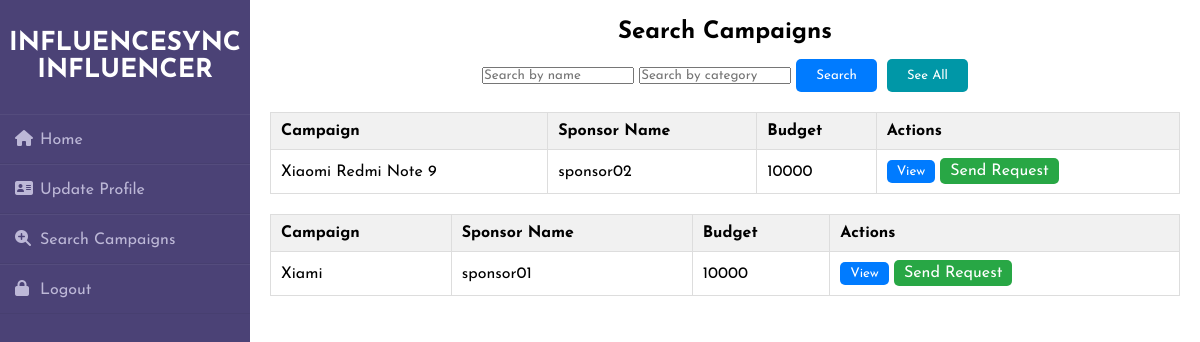
Page /search_campaign_all on the committed database.
### app.py (models this page shows, shortened)
class Campaign(db.Model):
    campain_id = db.Column(db.Integer, primary_key=True)
    sponsor_id = db.Column(db.Integer, db.ForeignKey('users.user_id'),nullable=False)
    name = db.Column(db.String(50), nullable=False)
    budget = db.Column(db.Integer, nullable=False)
    sdate = db.Column(db.Date, nullable=False)
    edate = db.Column(db.Date, nullable=False)
    goal = db.Column(db.String(50), nullable=False)
    category = db.Column(db.String(50), nullable=False)
    bio = db.Column(db.String(500), nullable=False)

class Users(db.Model, UserMixin):
    user_id = db.Column(db.Integer, primary_key=True)
    username = db.Column(db.String(20), unique = True, nullable = False)
    password = db.Column(db.String(20), nullable = False)
    role = db.Column(db.String(20), nullable=False)
    status = db.Column(db.String(10), default='active', nullable=False)

### app.py (the view)
@app.route('/search_campaign_all')
def search_campaign_all():
    all_camp = Campaign.query.all()
    spon_camp = []
    for camp in all_camp:
        user = Users.query.filter_by(user_id = camp.sponsor_id).first()
        spon_camp.append((camp, user))
    return render_template('searchcampaign.html', all_camps = spon_camp, msg='all')

### templates/searchcampaign.html (shortened to what this page needs)
<!DOCTYPE html>
<html lang="en">
<head>
    <link rel="stylesheet" href="/static/searchinflu.css">
</head>
<body>
<div class="wrapper">
    <div class="sidebar">
        <h1>InfluenceSync
            Influencer</h1>
        <ul>
            <li><a href="/influencer_dashboard"><i class="fas fa-home"></i>Home</a></li>
            <li><a href="{{url_for('update_profile')}}"><i class="fas fa-address-card"></i>Update Profile</a></li>
            <li><a href="/search_campaign"><i class="fas fa-search-plus"></i>Search Campaigns</a></li>
            <li><a href="/logout"><i class="fas fa-lock"></i>Logout</a></li>
        </ul>
    </div>
    <div class="main-content">
            <section class="search-campaigns">
                <h2>Search Campaigns</h2>
                <div class="search-bar">
                    <form action="/search_campaign" method="post">
                        <input type="search" name="name" placeholder="Search by name">
                        <input type="search" name="category" placeholder="Search by category">
                        <button type="submit" class="search-button">Search</button>
                    </form>
                    <a href="/search_campaign_all" class="see-all-button">See All</a>
                </div>
                {% if msg=='all' %}
                {% if all_camps!=[] %}
                {% for camp,user in all_camps %}
                <table>
                    <thead>
                        <tr>
                            <th>Campaign</th>
                            <th>Sponsor Name</th>
                            <th>Budget</th>
                            <th>Actions</th>
                        </tr>
                    </thead>
                    <tbody>
                        <tr>
                            <td>{{camp.name}}</td>
                            <td>{{user.username}}</td>
                            <td>{{camp.budget}}</td>
                            <td>
                                <button class="view-button">View</button>
                                    <a href="{{url_for('send_request',camp_id=camp.campain_id,spon_id=user.user_id)}}" class="send-request-button">Send Request</a>
                            </td>
                        </tr>
                    </tbody>
                </table>
                {% endfor %}
                {% else %}
                <h4>No Result Found</h4>
                {% endif %}
                {% endif %}
            </section>
    </div>
</div>
</body>
</html>

### static/searchinflu.css (style rules this page uses)
* { margin: 0; padding: 0; box-sizing: border-box; list-style: none; text-decoration: none; font-family: 'Josefin Sans', sans-serif; }
body { background-color: #ffffff; }
.wrapper { display: flex; position: relative; }
.wrapper .sidebar { width: 250px; height: 100%; background: #4b4276; padding: 30px 0px; position: fixed; }
.wrapper .sidebar h1 { color: #fff; text-transform: uppercase; text-align: center; margin-bottom: 30px; font-size: 26px; }
.wrapper .sidebar ul li { padding: 15px; border-bottom: 1px solid #bdb8d7; border-bottom: 1px solid rgba(0,0,0,0.05); border-top: 1px solid rgba(255,255,255,0.05); }
.wrapper .sidebar ul li a { color: #bdb8d7; display: block; }
.wrapper .sidebar ul li a .fas { width: 25px; }
.main-content { margin-left: 250px; padding: 20px; width: 1000px; }
.search-campaigns h2 { text-align: center; margin-bottom: 15px; }
.search-bar { display: flex; justify-content: center; margin-bottom: 20px; }
.search-bar button { padding: 10px 20px; border: none; border-radius: 5px; cursor: pointer; }
.search-button { background-color: #007bff; color: white; margin-right: 10px; }
.see-all-button { background-color: #0097a7; border: none; color: white; padding: 10px 20px; text-align: center; text-decoration: none; display: inline-block; font-size: 13px; border-radius: 5px; cursor: pointer; transition: background-color 0.3s ease; }
table { width: 100%; border-collapse: collapse; margin-top: 20px; }
table th, table td { padding: 10px; text-align: left; border: 1px solid #ddd; }
table th { background-color: #f1f1f1; }
.view-button { background-color: #007bff; color: white; border: none; padding: 5px 10px; border-radius: 5px; cursor: pointer; }
.send-request-button { background-color: #28a745; color: white; border: none; padding: 5px 10px; border-radius: 5px; cursor: pointer; }

### rows in the picture
Campaign: name "Xiaomi Redmi Note 9", username "sponsor02", budget "10000"
Campaign: name "Xiami", username "sponsor01", budget "10000"
